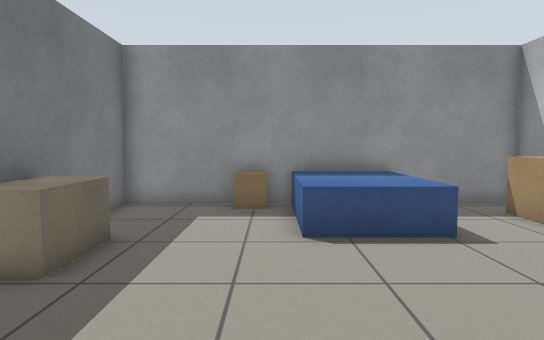
View 1 (above)

14 first-person views from a walk through a robot-simulator world made for Gazebo. The camera is 0.9 m above the floor, tilts 4° down and sees 75° across. The floor is counted in squares, 0.5 m on a side. Each view is taken from the middle of a square. On the plan, view 1 faces up. The plan holds only what a view shows up to about 17 squares ahead; the rest is blank.

View 2
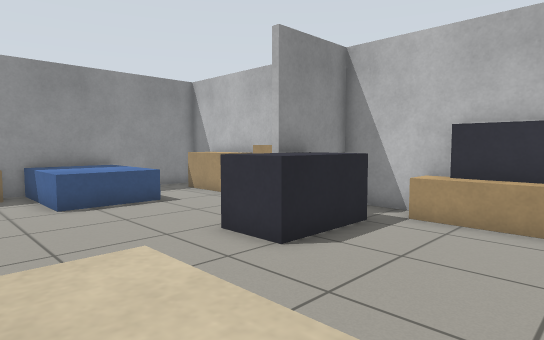

View 3
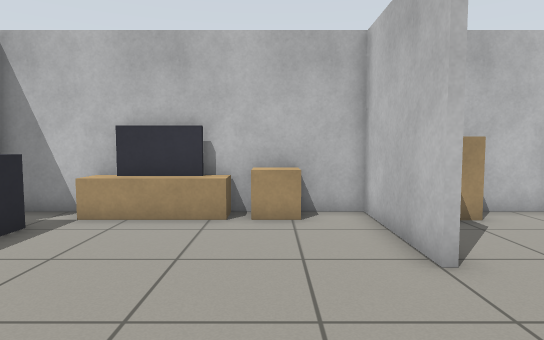

View 4
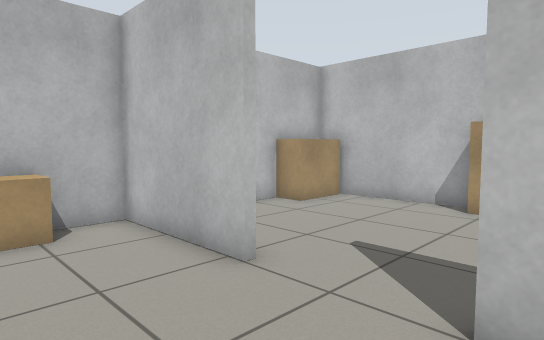

View 5
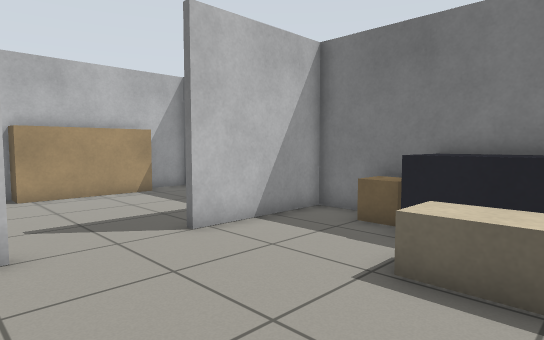

View 6
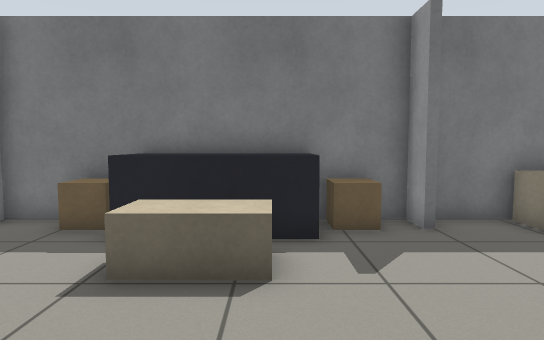

View 7
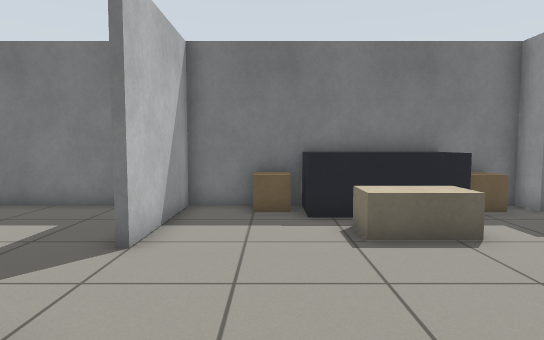

View 8
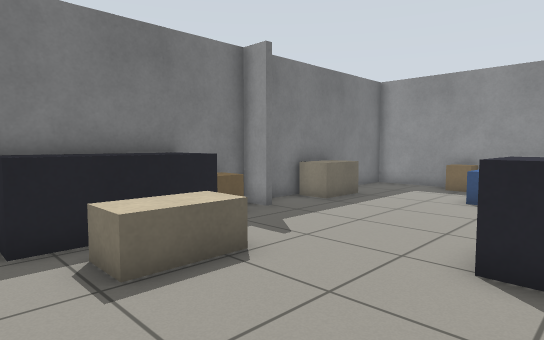

View 9
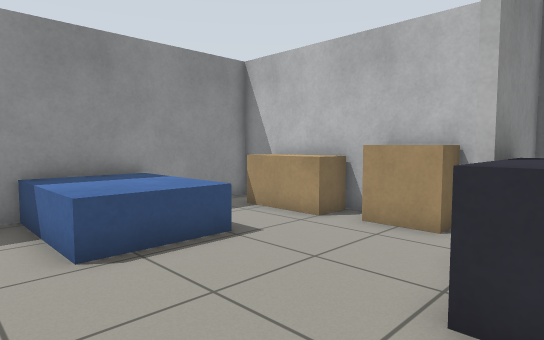

View 10
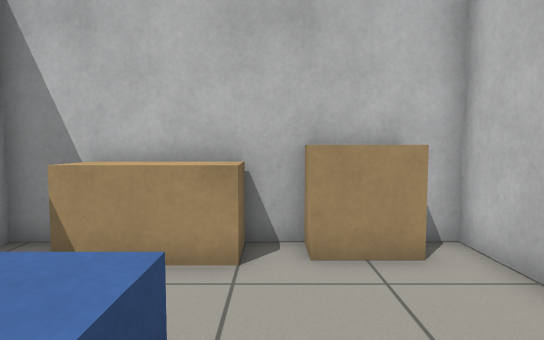

View 11
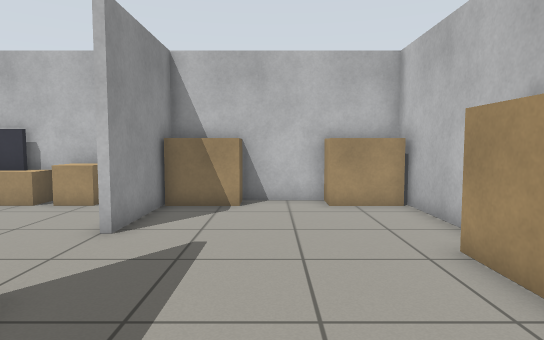

View 12
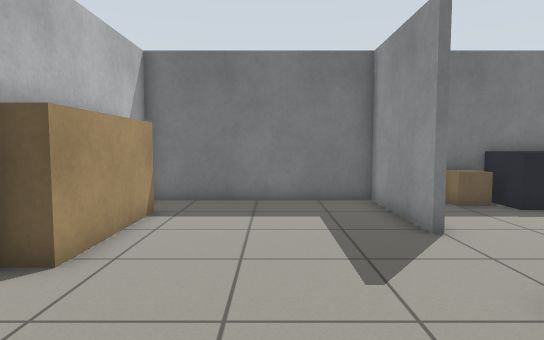

View 13
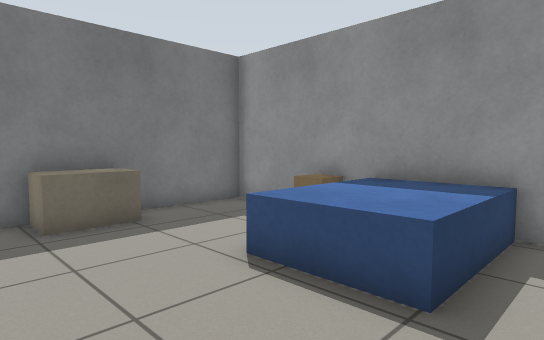

View 14
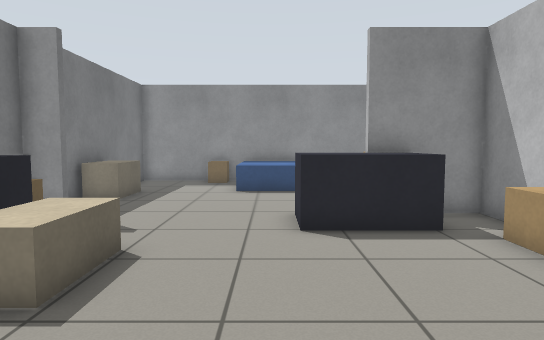

### Floor plan
Points are (right, up) in squares from view 1. A wall is a line through its corners. A room is listed if a view was taken in it or the views show most of it. See-through windows are left out.
Room 1 (views 1, 2, 3, 4, 5, 6, 7, 8, 9, 10, 11, 12, 13, 14)
walls: (3, -7.5) (7.5, -7.5) (7.5, 10.9) (-4.5, 10.9) (-4.5, -7.5) (0, -7.5); (0, -7.7) (-4.5, -7.7) (-4.5, -15.1) (7.5, -15.1) (7.5, -7.7) (3, -7.7); (-2.6, -14.2) (1.9, -14.2) (1.9, -15.1)
objects: beige box (-4, -5) to (-4, -4); dark grey box (-4, -4) to (-3, 0); beige box (-4, 0) to (-4, 1); door leaf (-4, 2); beige box (-4, 5) to (-3, 6); beige box (-2, -3) to (-1, -1); beige box (-1, 10) to (0, 10); blue box (1, 7) to (3, 10); dark grey box (3, 1) to (5, 2); door leaf (5, 2) to (7, 2); beige box (6, 7) to (7, 9); cabinet (7, -14) to (7, -13); cabinet (7, -10) to (7, -8); cabinet (7, -5) to (7, -4); TV (7, -3) to (7, -1); beige box (7, 4) to (7, 5)

Where each view was taken, in squares from view 1:
view 1: 0 up, 0 right, facing up
view 2: 4 down, 2 left, facing up-right
view 3: 5 down, 2 left, facing right
view 4: 4 down, 1 left, facing down-right
view 5: 1 down, 4 right, facing down-left
view 6: 1 down, 4 right, facing left
view 7: 5 down, 6 right, facing left
view 8: 5 down, 4 right, facing up-left
view 9: 1 up, 1 left, facing up-right
view 10: 6 up, 1 right, facing right
view 11: 11 down, 4 left, facing right
view 12: 11 down, 7 right, facing left
view 13: 3 up, 5 right, facing up-left
view 14: 7 down, 2 right, facing up
